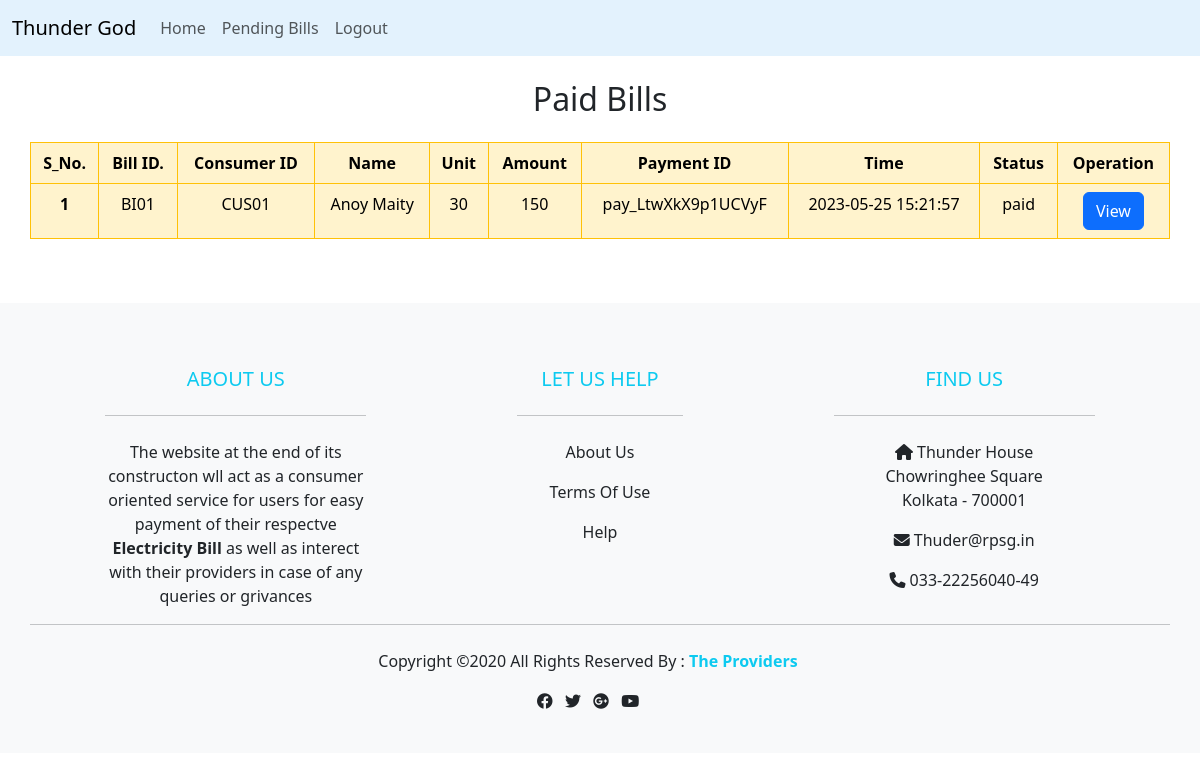
/user/paid_table.php (signed in), run on the app's committed database.
### tables this page shows
CREATE TABLE `bills` (
  `sno` int(25) NOT NULL,
  `bid` varchar(100) NOT NULL,
  `cid` varchar(25) NOT NULL,
  `cname` varchar(25) NOT NULL,
  `unit` int(25) NOT NULL,
  `amount` int(25) NOT NULL,
  `bdate` date NOT NULL,
  `ddate` date NOT NULL,
  `status` varchar(100) NOT NULL DEFAULT 'pending',
  `payment_id` varchar(255) NOT NULL,
  `paytime` timestamp NOT NULL DEFAULT current_timestamp() ON UPDATE current_timestamp()
);

### user/paid_table.php (the view, shortened to what this page needs)
<!doctype html>
<html lang="en">
  <head>
    <link href="https://cdn.jsdelivr.net/npm/bootstrap@5.3.0-alpha3/dist/css/bootstrap.min.css" rel="stylesheet">
    <link rel="stylesheet" href="https://cdnjs.cloudflare.com/ajax/libs/font-awesome/6.1.2/css/all.min.css" />
  </head>
  <body>
  <nav class="navbar navbar-expand-lg navbar-light" style="background-color: #e3f2fd;">
  <div class="container-fluid">
    <a class="navbar-brand" href="../index.php">Thunder God</a>
    <div class="collapse navbar-collapse" id="navbarNav">
      <ul class="navbar-nav">
        <li class="nav-item">
          <a class="nav-link" href="../index.php">Home</a>
        </li>
        <li class="nav-item">
          <a class="nav-link" href="pending_table.php">Pending Bills</a>
        </li>
        <li class="nav-item">
          <a class="nav-link" href="logout.php">Logout</a>
        </li>
      </ul>
    </div>
  </div>
</nav>
    <div class="container my-4">
    <div class="text-center my-4">
    <h2>Paid Bills</h2>
    </div>
    <div class="row d-flex justify-content-center">
    <table class="table table-bordered table-warning border-warning" id="invoice">
      <thead>
        <tr class="text-center">
          <th scope="col">S_No.</th>
          <th scope="col">Bill ID.</th>
          <th scope="col">Consumer ID</th>
          <th scope="col">Name</th>
          <th scope="col">Unit</th>
          <th scope="col">Amount</th>
          <th scope="col">Payment ID</th>
          <th scope="col">Time</th>
          <th scope="col">Status</th>
          <th scope="col">Operation</th>
        </tr>
      </thead>
      <?php
            require "../Database/db.php";
            $cid=$_SESSION['cid'];
            $sql="select * from `bills` where `cid`='$cid' and `status`='paid'";
            $result=mysqli_query($con,$sql);
            $count=mysqli_num_rows($result);
            if($count>0){
              $no=1;
            while($fetch=mysqli_fetch_assoc($result)){
            $id=$fetch['sno'];
            $bid=$fetch['bid'];
            $cid=$fetch['cid'];
            $name=$fetch['cname'];
            $unit=$fetch['unit'];
            $amt=$fetch['amount'];
            $payid=$fetch['payment_id'];
            $time=$fetch['paytime'];
            $status=$fetch['status'];
            echo '<tr class="text-center">
            <th scope="row">'.$no.'</th>
            <td>'.$bid.'</td>
            <td>'.$cid.'</td>
            <td>'.$name.'</td>
            <td>'.$unit.'</td>
            <td>'.$amt.'</td>
            <td>'.$payid.'</td>
            <td>'.$time.'</td>
            <td>'.$status.'</td>
            <td>
            <a class="btn btn-primary" href="demo.php? pdfid='.$id.'" role="button">View</a>
         </td>
          </tr>';
          $no ++;
        }
      }
      ?>
    </table>
    </div>
    </div>
    <br>
    <footer class="bg-light text-dark pt-5 pb-4">
        <div class="container text-center text-md-left">
            <div class="row text-center text-md-left">
                <div class="col-md-3 col-lg-3 col-xl-3 mx-auto mt-3">
                    <h5 class="text-uppercase mb-4 font-weight-bold text-info">About Us</h5>
                    <hr class="mb-4">
                    <p>The website at the end of its constructon wll act as a consumer oriented service for users for easy payment of their respectve <strong>Electricity Bill</strong> as well as interect with their providers in case of any queries or grivances</p>
                </div>
                <div class="col-md-2 col-lg-2 col-xl-2 mx-auto mt-3">
                    <h5 class="text-uppercase mb-4 font-weight-bold text-info">Let Us Help</h5>
                    <hr class="mb-4">
                    <p>
                        <a href="#" class="text-dark" style="text-decoration:none">About Us</a>
                    </p>
                    <p>
                    <a href="#" class="text-dark" style="text-decoration:none">Terms Of Use</a>
                    </p>
                    <p>
                    <a href="#" class="text-dark" style="text-decoration:none">Help</a>
                    </p>
                </div>
                <div class="col-md-3 col-lg-3 col-xl-3 mx-auto mt-3">
                    <h5 class="text-uppercase mb-4 font-weight-bold text-info">Find Us</h5>
                    <hr class="mb-4">
                    <p>
                        <li class="fas fa-home mr-3"></li> Thunder House <br> Chowringhee Square <br> Kolkata - 700001
                    </p>
                    <p>
                    <li class="fas fa-envelope mr-3"></li> Thuder@rpsg.in
                    </p>
                    <p>
                    <li class="fas fa-phone mr-3"></li> 033-22256040-49
                    </p>
                </div>
                <hr  class="mb-4">
                <div class="row d-flex justify-content-center">
                    <div>
                        <p>
                            Copyright &copy;2020 All Rights Reserved By :
                            <a href="#" style="text-decoration:none;">
                                <strong class="text-info">The Providers</strong>
                            </a>
                        </p>
                    </div>
                </div>
                <div class="row d-flex justify-content-center">
                    <div class="text-center">
                        <ul class="list-unstyled list-inline">
                            <li class="list-inline-item">
                                <a href="#" class="text-dark"><i class="fab fa-facebook"></i></a>
                            </li>
                            <li class="list-inline-item">
                                <a href="#" class="text-dark"><i class="fab fa-twitter"></i></a>
                            </li>
                            <li class="list-inline-item">
                                <a href="#" class="text-dark"><i class="fab fa-google-plus"></i></a>
                            </li>
                            <li class="list-inline-item">
                                <a href="#" class="text-dark"><i class="fab fa-youtube"></i></a>
                            </li>
                        </ul>
                    </div>
                </div>
            </div>
        </div>
</footer>
  </body>
</html>

### data on the page
bills: bid "BI01", cid "CUS01", cname "Anoy Maity", unit "30", amount "150", payment "pay_LtwXkX9p1UCVyF", paytime "2023-05-25 15:21:57", status "paid"
